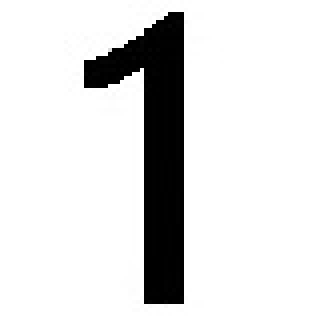
%> input picture one1.jpg, 79 x 79 px (shown 4 times larger)
$ octave only_neurons_network.m   (GNU Octave 9; MATLAB toolbox functions it lacks are replaced by stand-ins)
%> lines starting %> are read from the running program, lines starting %| are printed output that depends on the picture; in (x1, y1, x2, y2) boxes, pixels count from 0 and x2, y2 are one past the last pixel; in counts of white or black regions, pixels touching at a corner belong together; the program's own positions count from 1
close all; clearvars;
tic
%parameters
step = 0.0001;
mneuro = 79;
nneuro = 79;
quantity_neurons = mneuro * nneuro;

t_end = 0.8;
u2 = step / 2;
u6 = step / 6;
n = fix(t_end / step);

variance_learn = 0.05;
variance_test = 0.2;

max_syn_relation = 100;%40;
quantity_connections = mneuro * nneuro * max_syn_relation;
lambda = 7;

aa = 0.1; %FS
p_b = 0.2;
c = -65;
d = 2;

ksyn = 0.2;
beta = 450;
gsyn = 200; %150
koef = 0.01;
tao = 150;

%arrays
t_Iapp = [0.02, 0.0205; 0.025, 0.0255; 0.03, 0.0305; 0.035, 0.0355; 0.04, 0.0405; 0.045, 0.0455;...
    0.05, 0.0505; 0.055, 0.0555; 0.06, 0.0605; 0.065, 0.0655;...
    0.07, 0.0705; 0.075, 0.0755; 0.08, 0.0805; 0.085, 0.0855; 0.09, 0.0905; 0.095, 0.0955; 0.1, 0.1005;...
    0.105, 0.1055; 0.11, 0.1105; 0.115, 0.1155;...
    0.5, 0.504; 0.74, 0.744];
t_Iapp = fix(t_Iapp ./ step);
t_record(:,1) = t_Iapp(:,1) - 1;
t_record(:,2) = t_Iapp(:,2) + 200;

V_line = zeros(quantity_neurons, n);
V_line(:, 1) = -70;
U_line = zeros(quantity_neurons, n);
Isyn_line = zeros(quantity_neurons, n);
array_is_active = zeros ( quantity_neurons, n);
array_gsync = zeros (quantity_connections, 1);%n);
array_gsync(:, 1)= 0.005;
GSYNC_SUM = zeros(mneuro, nneuro, n);
Iapp_v_full = zeros(mneuro, nneuro, n);

Image = imread('one1.jpg');
%> Image is the input picture: size 79x79x3 uint8; min 0, max 255, mean 220.9
Image0 = imread('zero1.jpg');
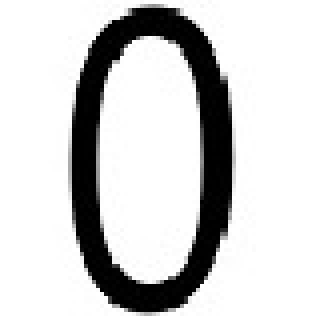
%> input picture zero1.jpg, 79 x 79 px (shown 4 times larger)
%> Image0 is the input picture: size 79x79x3 uint8; min 0, max 255, mean 205.7
I = size(t_Iapp, 1);
Iapp = zeros(mneuro, nneuro, I);
for i = 1 : 10
    Image1 = Image(1 : mneuro, 1 : nneuro) < 127;
    p = randperm(quantity_neurons);
    b = p(1 : uint16(quantity_neurons * variance_learn));
    Image1(b)= abs(Image1(b) - 1);
    Iapp(:,:,i) = Image1 .*80;
end
%> this loop made 10 passes
%> pass 1, `Image1 = Image(1 : mneuro, 1 : nneuro) < 127;`:
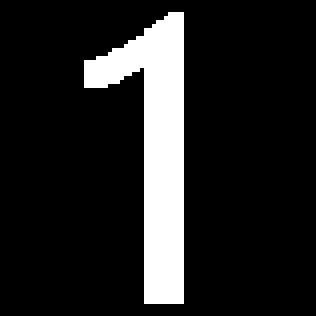
%> Image1: size 79x79 logical (shown 4 times larger); 13.4% white; 1 white region, box (x1, y1, x2, y2) and area: (21, 3, 46, 76) 835
%> after the loop:
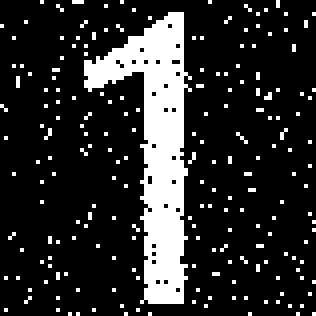
%> Image1: size 79x79 logical (shown 4 times larger); 16.9% white; 203 white regions (202 under 20 px), largest, box (x1, y1, x2, y2) and area: (21, 3, 48, 76) 806
for i = 11 : 20
    Image1 = Image0(1 : mneuro, 1 : nneuro) < 127;
    p = randperm(quantity_neurons);
    b = p(1 : uint16(quantity_neurons * variance_learn));
    Image1(b)= abs(Image1(b) - 1);
    Iapp(:,:,i) = Image1 .*80;
end
%> this loop made 10 passes
%> pass 1, `Image1 = Image0(1 : mneuro, 1 : nneuro) < 127;`:
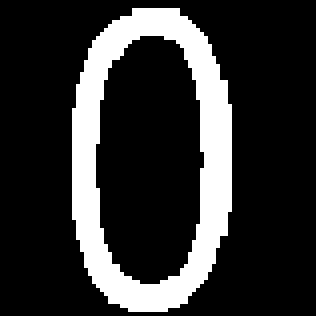
%> Image1: size 79x79 logical (shown 4 times larger); 19.1% white; 1 white region, box (x1, y1, x2, y2) and area: (18, 2, 58, 78) 1192
%> after the loop:
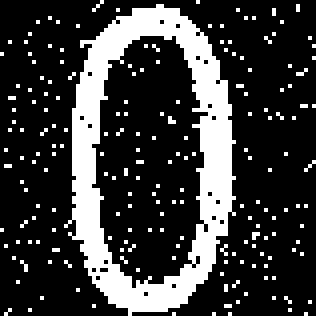
%> Image1: size 79x79 logical (shown 4 times larger); 22.6% white; 195 white regions (194 under 20 px), largest, box (x1, y1, x2, y2) and area: (16, 1, 59, 79) 1176
Iapp = Iapp(:,:,randperm(size(Iapp(:,:,1:20),3)));
Image1 = Image(1 : mneuro, 1 : nneuro) < 127;
p = randperm(quantity_neurons);
b = p(1 : uint16(quantity_neurons * variance_test));
Image1(b)= abs(Image1(b) - 1);
Iapp(:,:,21) = Image1 .* 80;
Image1 = Image0(1 : mneuro, 1 : nneuro) < 127;
p = randperm(quantity_neurons);
b = p(1 : uint16(quantity_neurons * variance_test));
Image1(b)= abs(Image1(b) - 1);
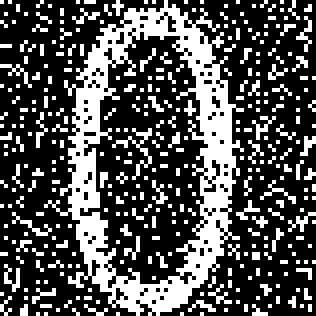
%> Image1: size 79x79 logical (shown 4 times larger); 31.9% white in thin lines or dots
Iapp(:,:,22) = Image1 .* 80;

t_Iapp_met = zeros(1, n, 'int8');
t_record_met = zeros(1, n, 'int8');
for i = 1 : size(Iapp, 3)
    t_Iapp_met(t_Iapp(i, 1) : t_Iapp(i, 2)) = i;
    t_record_met(t_record(i, 1) : t_record(i, 2)) = i;
end
%> this loop made 22 passes
%> after the loop, t_Iapp_met = 8000 values, max 22 at index 7400, min 0 at index 1, mean 0.376; t_record_met = 8000 values, max 22 at index 7399, min 0 at index 1, mean 3.01

Zone_syn_relation = zeros(mneuro, nneuro, max_syn_relation);
Zone_syn_relation_for_one = zeros(mneuro, nneuro);
ties_stock = 1000 * max_syn_relation;
for i = 1 : mneuro
    for j = 1 : nneuro
        XY = zeros(2, ties_stock, 'int8');
        R = random('exp', lambda, 1, ties_stock);
        fi = 2 * pi * rand(1, ties_stock);
        XY(1,:) = fix(R .* cos(fi));
        XY(2,:) = fix(R .* sin(fi));
%> (the run ends here)
